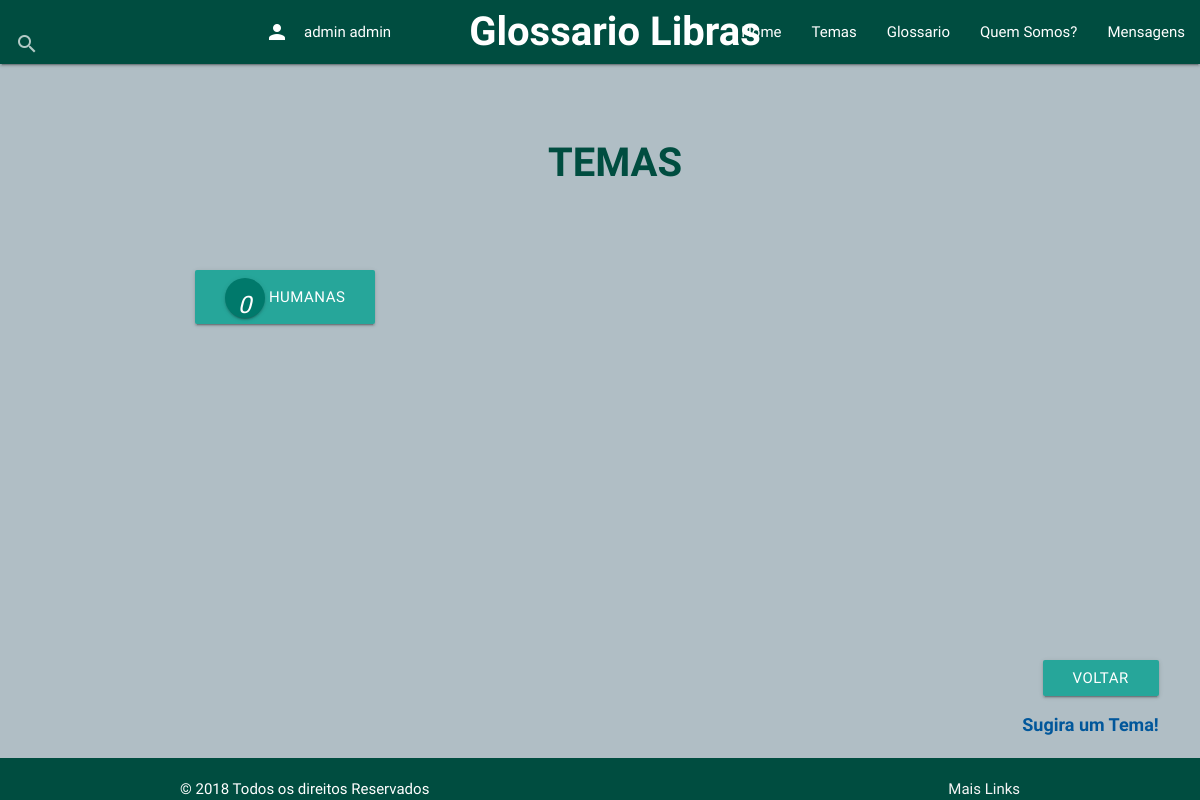
/Glossario/conteudo-categorias-temas/ (signed in), run on an earlier commit of the app's database.
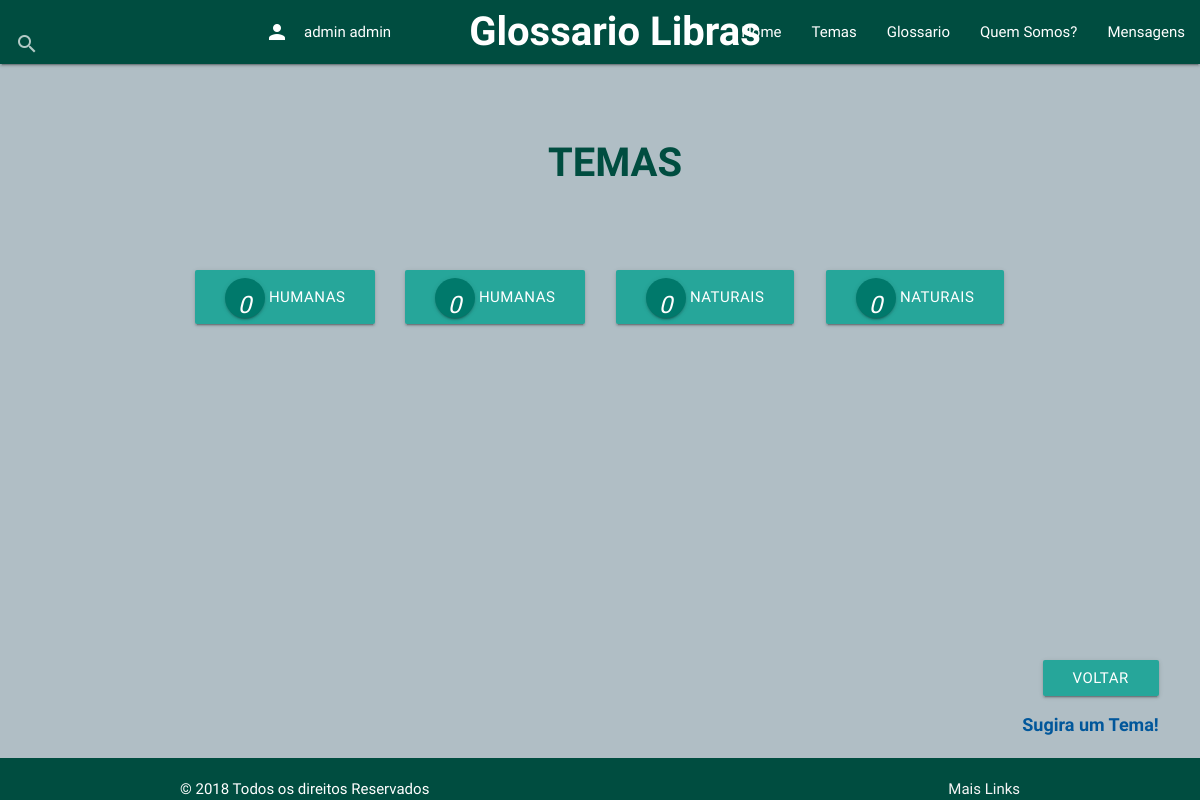
And on a later commit of the database.
### Glossario/models.py (models this page shows, shortened)
class Perfil(models.Model):
    user = models.OneToOneField(User, on_delete=models.CASCADE, null=True, editable=False)
    nome = models.CharField(max_length=255, null=False)
    sobrenome = models.CharField(max_length=255, null=True)
    curso = models.CharField(max_length=255, null=True)
    universidade = models.CharField(max_length=255, null=True)
    glossarios_responsavel = models.ManyToManyField(Glossario, related_name='responsavel', blank=True)
    glossarios = models.ManyToManyField(Glossario, related_name='membro', blank=True)

class Tema(models.Model):
    titulo = models.CharField(max_length=200)
    pai = models.ForeignKey("self", on_delete=models.CASCADE, default=None, blank=True, null=True)
    postado = models.BooleanField(default=False)

### Glossario/views.py (the view)
# urls.py: path('conteudo-categorias-temas/', views.conteudo_categorias_temas, name='conteudo-categorias-temas'),
@login_required
def conteudo_categorias_temas(request):
    try:
        user_logado_id = request.user.id
        perfis = Perfil.objects.all()
        perfil_logado = Perfil.objects.get( user=user_logado_id )
        lista_tema = Tema.objects.filter( pai = None, postado=True)
        context = {'lista_tema': lista_tema,
                   'perfil_logado': perfil_logado,}
        lista_temas = Tema.objects.filter( pai=None, postado=True)
        quantidade_sinais = []
        for tema in lista_temas:
            sinais = Sinal.objects.filter(temas=tema.id, postado=True)
            quantidade_sinais.append(len(sinais))
        context = {'lista_temas': lista_temas,
                   'perfil_logado': perfil_logado,
                   'quantidade_sinais': quantidade_sinais}
    except Glossario.DoesNotExist:
        raise Http404("Não existem Temas")
    return render(request,'Glossario/categorias-temas.html', context)

### Glossario/templates/Glossario/categorias-temas.html (shortened to what this page needs)
{% extends 'Glossario/base.html' %}
 {% block content %}
<center>
   		<br></br>
   		<h1> TEMAS </h1>
   		<br></br>
{% if lista_temas %}
    <ul>
      <div class="row container">
        {% for tema in lista_temas  %}
          {% for quantidade in quantidade_sinais  %}
            <div class="col l3 ">
             		<li><a href="/conteudo-categorias-temas/{{ glossario.id }}/" class= "waves-effect waves-light btn-large color #01579b" ><i class="btn-floating btn teal darken-2 center">{{ quantidade }}</i> {{ tema.titulo }}</a></li>
            </div>
          {% endfor %}
        {% endfor %}
      </div>
    </ul>
{% else %}
    <p> Não existem temas cadastrados.</p>
{% endif %}
{% endblock %}
{% block footer %}
     <div class="footer">
      <div class="row" >
        <div class="col s12 push-s1 right-align ">
          <button class="waves-effect waves-light btn color #01579b" type="submit" nome="voltar" onclick='history.go(-1)' >Voltar</button>
          <a class ="link" href="/{{ glossario.id }}/enviar-glossario/ "/> Sugira um Tema!</a>
        </div>
      </div>
    </div>
{% endblock %}

### Glossario/templates/Glossario/base.html (shortened to what this page needs)
{% load staticfiles %}
<!DOCTYPE html>
<html lang= "pt-br">
	<head>
		<link rel="stylesheet" type="text/css" href="../../static/Glossario/css/materialize.css">
		<link rel="stylesheet" type="text/css" href="../../static/Glossario/css/stilo-trabalho.css"/>
	</head>
   	<body>
   	<header>
   	<nav class="teal darken-4">
		<div class="nav-wrapper col 9">
			<a href="http://localhost:8000/" class="brand-logo center" id= "topo">Glossario Libras</a>
			<ul id="nav-mobile" class="right hide-on-med-and-down">
		        <li><a href="http://localhost:8000/"> Home </a></li>
		        <li><a href="http://localhost:8000/conteudo-categorias-temas/"> Temas </a></li>
		        <li><a href="http://localhost:8000/conteudo-categorias-glossarios/"> Glossario </a></li>
		        <li><a href="#"> Quem Somos? </a></li>
		        <li><a href="">Mensagens</a></li>
		    </ul>
			<form>
                <div class="left input-field" action="http://localhost:8000/resultado-pesquisa/">
                    <input  id="search" type="search" required>
                    <label  class="label-icon" for="search"><i class="material-icons">search</i></label>
                    <i class="material-icons">close</i>
                </div>
	            {%  if user.is_authenticated  %}
	    			<ul class="left hide-on-med-and-down">
	        			<li><a type="button"  id="MostrarEsconderMensagem">{{ perfil_logado.nome }} {{ perfil_logado.sobrenome }}<i class="material-icons left">person</i></a></li>
	           		</ul>
	            {% else %}
	            	<ul class="left hide-on-med-and-down">
	        			<li><a class="waves-effect waves-light btn" href="http://localhost:8000/Usuarios/login/">Fazer Login</a></li>
	            	</ul>
	            {% endif %}
            </form>
   	  	</div>
  	</nav>
  	</header>
	<main>
		{% block content %}
		{% endblock %}
	</main>
	<footer>
		<div >
		{% block footer %}
		{% endblock %}
		<div >
		<footer class="page-footer  teal darken-4"  >
        <div class="col l12">
            <div class="container ">© 2018 Todos os direitos Reservados<a class="grey-text text-lighten-4 right" href="#!">Mais Links</a>
        </div>
        </div>
       </footer>
    </footer>
  	</body>
 </html>

### Glossario/static/Glossario/css/stilo-trabalho.css (style rules this page uses)
body { display: flex; min-height: 100vh; flex-direction: column; background-color: #b0bec5; }
main { flex: 1 0 auto; }
.footer { position:static; bottom: 5%; width: 90%; }
#topo { font-size: 40px; text-indent: 30px; font-weight: bold; color: white; list-style: none; }
h1 { font-size: 40px; text-indent: 30px; font-weight: bold; color: #004d40; list-style: none; }
.link { font-size: 18px; text-indent: 30px; font-weight: bold; color:#01579b ; list-style: none; }

What changed in the data, as far as the page shows it:
added Tema: quantidade_sinais "0" "0", titulo "NATURAIS" "NATURAIS"
Also different on the page:
new list line: "0 HUMANAS"
